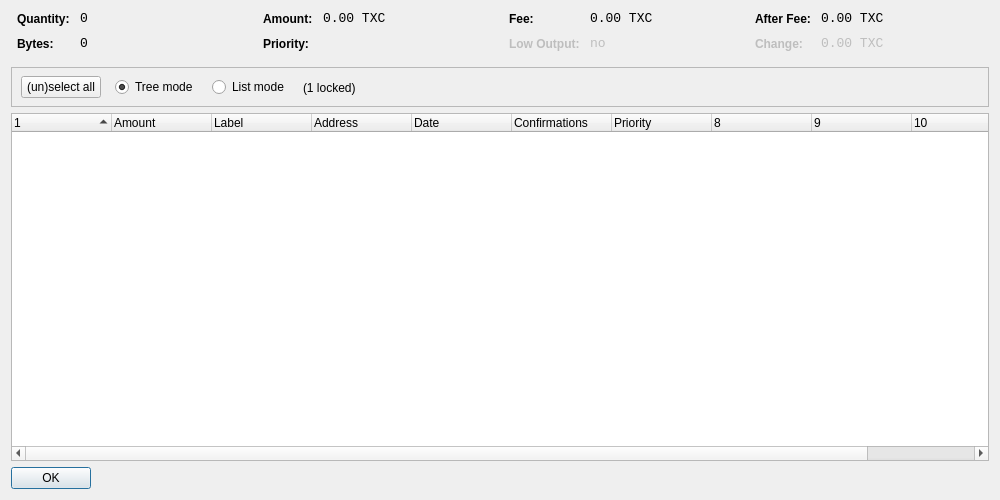
<?xml version="1.0" encoding="UTF-8"?>
<ui version="4.0">
 <class>CoinControlDialog</class>
 <widget class="QDialog" name="CoinControlDialog">
  <property name="geometry">
   <rect>
    <x>0</x>
    <y>0</y>
    <width>1000</width>
    <height>500</height>
   </rect>
  </property>
  <property name="windowTitle">
   <string>Coin Control</string>
  </property>
  <layout class="QVBoxLayout" name="verticalLayout">
   <item>
    <layout class="QHBoxLayout" name="horizontalLayoutTop" stretch="0,0,0,0">
     <property name="topMargin">
      <number>0</number>
     </property>
     <property name="bottomMargin">
      <number>10</number>
     </property>
     <item>
      <layout class="QFormLayout" name="formLayoutCoinControl1">
       <property name="horizontalSpacing">
        <number>10</number>
       </property>
       <property name="verticalSpacing">
        <number>10</number>
       </property>
       <property name="leftMargin">
        <number>6</number>
       </property>
       <property name="rightMargin">
        <number>6</number>
       </property>
       <item row="0" column="0">
        <widget class="QLabel" name="labelCoinControlQuantityText">
         <property name="styleSheet">
          <string notr="true">font-weight:bold;</string>
         </property>
         <property name="text">
          <string>Quantity:</string>
         </property>
        </widget>
       </item>
       <item row="0" column="1">
        <widget class="QLabel" name="labelCoinControlQuantity">
         <property name="font">
          <font>
           <family>Monospace</family>
           <pointsize>10</pointsize>
          </font>
         </property>
         <property name="cursor">
          <cursorShape>IBeamCursor</cursorShape>
         </property>
         <property name="contextMenuPolicy">
          <enum>Qt::ActionsContextMenu</enum>
         </property>
         <property name="text">
          <string notr="true">0</string>
         </property>
         <property name="textInteractionFlags">
          <set>Qt::LinksAccessibleByMouse|Qt::TextSelectableByKeyboard|Qt::TextSelectableByMouse</set>
         </property>
        </widget>
       </item>
       <item row="1" column="0">
        <widget class="QLabel" name="labelCoinControlBytesText">
         <property name="styleSheet">
          <string notr="true">font-weight:bold;</string>
         </property>
         <property name="text">
          <string>Bytes:</string>
         </property>
        </widget>
       </item>
       <item row="1" column="1">
        <widget class="QLabel" name="labelCoinControlBytes">
         <property name="font">
          <font>
           <family>Monospace</family>
           <pointsize>10</pointsize>
          </font>
         </property>
         <property name="cursor">
          <cursorShape>IBeamCursor</cursorShape>
         </property>
         <property name="contextMenuPolicy">
          <enum>Qt::ActionsContextMenu</enum>
         </property>
         <property name="text">
          <string notr="true">0</string>
         </property>
         <property name="textInteractionFlags">
          <set>Qt::LinksAccessibleByMouse|Qt::TextSelectableByKeyboard|Qt::TextSelectableByMouse</set>
         </property>
        </widget>
       </item>
      </layout>
     </item>
     <item>
      <layout class="QFormLayout" name="formLayoutCoinControl2">
       <property name="horizontalSpacing">
        <number>10</number>
       </property>
       <property name="verticalSpacing">
        <number>10</number>
       </property>
       <property name="leftMargin">
        <number>6</number>
       </property>
       <property name="rightMargin">
        <number>6</number>
       </property>
       <item row="0" column="0">
        <widget class="QLabel" name="labelCoinControlAmountText">
         <property name="styleSheet">
          <string notr="true">font-weight:bold;</string>
         </property>
         <property name="text">
          <string>Amount:</string>
         </property>
        </widget>
       </item>
       <item row="0" column="1">
        <widget class="QLabel" name="labelCoinControlAmount">
         <property name="font">
          <font>
           <family>Monospace</family>
           <pointsize>10</pointsize>
          </font>
         </property>
         <property name="cursor">
          <cursorShape>IBeamCursor</cursorShape>
         </property>
         <property name="contextMenuPolicy">
          <enum>Qt::ActionsContextMenu</enum>
         </property>
         <property name="text">
          <string notr="true">0.00 TXC</string>
         </property>
         <property name="textInteractionFlags">
          <set>Qt::LinksAccessibleByMouse|Qt::TextSelectableByKeyboard|Qt::TextSelectableByMouse</set>
         </property>
        </widget>
       </item>
       <item row="1" column="0">
        <widget class="QLabel" name="labelCoinControlPriorityText">
         <property name="styleSheet">
          <string notr="true">font-weight:bold;</string>
         </property>
         <property name="text">
          <string>Priority:</string>
         </property>
        </widget>
       </item>
       <item row="1" column="1">
        <widget class="QLabel" name="labelCoinControlPriority">
         <property name="font">
          <font>
           <family>Monospace</family>
           <pointsize>10</pointsize>
          </font>
         </property>
         <property name="cursor">
          <cursorShape>IBeamCursor</cursorShape>
         </property>
         <property name="contextMenuPolicy">
          <enum>Qt::ActionsContextMenu</enum>
         </property>
         <property name="text">
          <string/>
         </property>
         <property name="textInteractionFlags">
          <set>Qt::LinksAccessibleByMouse|Qt::TextSelectableByKeyboard|Qt::TextSelectableByMouse</set>
         </property>
        </widget>
       </item>
      </layout>
     </item>
     <item>
      <layout class="QFormLayout" name="formLayoutCoinControl3">
       <property name="horizontalSpacing">
        <number>10</number>
       </property>
       <property name="verticalSpacing">
        <number>10</number>
       </property>
       <property name="leftMargin">
        <number>6</number>
       </property>
       <property name="rightMargin">
        <number>6</number>
       </property>
       <item row="0" column="0">
        <widget class="QLabel" name="labelCoinControlFeeText">
         <property name="styleSheet">
          <string notr="true">font-weight:bold;</string>
         </property>
         <property name="text">
          <string>Fee:</string>
         </property>
        </widget>
       </item>
       <item row="0" column="1">
        <widget class="QLabel" name="labelCoinControlFee">
         <property name="font">
          <font>
           <family>Monospace</family>
           <pointsize>10</pointsize>
          </font>
         </property>
         <property name="cursor">
          <cursorShape>IBeamCursor</cursorShape>
         </property>
         <property name="contextMenuPolicy">
          <enum>Qt::ActionsContextMenu</enum>
         </property>
         <property name="text">
          <string notr="true">0.00 TXC</string>
         </property>
         <property name="textInteractionFlags">
          <set>Qt::LinksAccessibleByMouse|Qt::TextSelectableByKeyboard|Qt::TextSelectableByMouse</set>
         </property>
        </widget>
       </item>
       <item row="1" column="0">
        <widget class="QLabel" name="labelCoinControlLowOutputText">
         <property name="enabled">
          <bool>false</bool>
         </property>
         <property name="styleSheet">
          <string notr="true">font-weight:bold;</string>
         </property>
         <property name="text">
          <string>Low Output:</string>
         </property>
        </widget>
       </item>
       <item row="1" column="1">
        <widget class="QLabel" name="labelCoinControlLowOutput">
         <property name="enabled">
          <bool>false</bool>
         </property>
         <property name="font">
          <font>
           <family>Monospace</family>
           <pointsize>10</pointsize>
          </font>
         </property>
         <property name="cursor">
          <cursorShape>IBeamCursor</cursorShape>
         </property>
         <property name="contextMenuPolicy">
          <enum>Qt::ActionsContextMenu</enum>
         </property>
         <property name="text">
          <string>no</string>
         </property>
         <property name="textInteractionFlags">
          <set>Qt::LinksAccessibleByMouse|Qt::TextSelectableByKeyboard|Qt::TextSelectableByMouse</set>
         </property>
        </widget>
       </item>
      </layout>
     </item>
     <item>
      <layout class="QFormLayout" name="formLayoutCoinControl4">
       <property name="horizontalSpacing">
        <number>10</number>
       </property>
       <property name="verticalSpacing">
        <number>10</number>
       </property>
       <property name="leftMargin">
        <number>6</number>
       </property>
       <property name="rightMargin">
        <number>6</number>
       </property>
       <item row="0" column="0">
        <widget class="QLabel" name="labelCoinControlAfterFeeText">
         <property name="styleSheet">
          <string notr="true">font-weight:bold;</string>
         </property>
         <property name="text">
          <string>After Fee:</string>
         </property>
        </widget>
       </item>
       <item row="0" column="1">
        <widget class="QLabel" name="labelCoinControlAfterFee">
         <property name="font">
          <font>
           <family>Monospace</family>
           <pointsize>10</pointsize>
          </font>
         </property>
         <property name="cursor">
          <cursorShape>IBeamCursor</cursorShape>
         </property>
         <property name="contextMenuPolicy">
          <enum>Qt::ActionsContextMenu</enum>
         </property>
         <property name="text">
          <string notr="true">0.00 TXC</string>
         </property>
         <property name="textInteractionFlags">
          <set>Qt::LinksAccessibleByMouse|Qt::TextSelectableByKeyboard|Qt::TextSelectableByMouse</set>
         </property>
        </widget>
       </item>
       <item row="1" column="0">
        <widget class="QLabel" name="labelCoinControlChangeText">
         <property name="enabled">
          <bool>false</bool>
         </property>
         <property name="styleSheet">
          <string notr="true">font-weight:bold;</string>
         </property>
         <property name="text">
          <string>Change:</string>
         </property>
        </widget>
       </item>
       <item row="1" column="1">
        <widget class="QLabel" name="labelCoinControlChange">
         <property name="enabled">
          <bool>false</bool>
         </property>
         <property name="font">
          <font>
           <family>Monospace</family>
           <pointsize>10</pointsize>
          </font>
         </property>
         <property name="cursor">
          <cursorShape>IBeamCursor</cursorShape>
         </property>
         <property name="contextMenuPolicy">
          <enum>Qt::ActionsContextMenu</enum>
         </property>
         <property name="text">
          <string notr="true">0.00 TXC</string>
         </property>
         <property name="textInteractionFlags">
          <set>Qt::LinksAccessibleByMouse|Qt::TextSelectableByKeyboard|Qt::TextSelectableByMouse</set>
         </property>
        </widget>
       </item>
      </layout>
     </item>
    </layout>
   </item>
   <item>
    <widget class="QFrame" name="frame">
     <property name="minimumSize">
      <size>
       <width>0</width>
       <height>40</height>
      </size>
     </property>
     <property name="frameShape">
      <enum>QFrame::StyledPanel</enum>
     </property>
     <property name="frameShadow">
      <enum>QFrame::Sunken</enum>
     </property>
     <widget class="QWidget" name="horizontalLayoutWidget">
      <property name="geometry">
       <rect>
        <x>10</x>
        <y>0</y>
        <width>781</width>
        <height>41</height>
       </rect>
      </property>
      <layout class="QHBoxLayout" name="horizontalLayoutPanel" stretch="0,0,0,0,0">
       <property name="spacing">
        <number>14</number>
       </property>
       <item>
        <widget class="QPushButton" name="pushButtonSelectAll">
         <property name="sizePolicy">
          <sizepolicy hsizetype="Maximum" vsizetype="Fixed">
           <horstretch>0</horstretch>
           <verstretch>0</verstretch>
          </sizepolicy>
         </property>
         <property name="text">
          <string>(un)select all</string>
         </property>
        </widget>
       </item>
       <item>
        <widget class="QRadioButton" name="radioTreeMode">
         <property name="sizePolicy">
          <sizepolicy hsizetype="Maximum" vsizetype="Fixed">
           <horstretch>0</horstretch>
           <verstretch>0</verstretch>
          </sizepolicy>
         </property>
         <property name="text">
          <string>Tree mode</string>
         </property>
         <property name="checked">
          <bool>true</bool>
         </property>
        </widget>
       </item>
       <item>
        <widget class="QRadioButton" name="radioListMode">
         <property name="sizePolicy">
          <sizepolicy hsizetype="Maximum" vsizetype="Fixed">
           <horstretch>0</horstretch>
           <verstretch>0</verstretch>
          </sizepolicy>
         </property>
         <property name="text">
          <string>List mode</string>
         </property>
        </widget>
       </item>
       <item>
        <widget class="QLabel" name="labelLocked">
         <property name="text">
          <string>(1 locked)</string>
         </property>
        </widget>
       </item>
       <item>
        <spacer name="horizontalSpacer">
         <property name="orientation">
          <enum>Qt::Horizontal</enum>
         </property>
         <property name="sizeHint" stdset="0">
          <size>
           <width>40</width>
           <height>20</height>
          </size>
         </property>
        </spacer>
       </item>
      </layout>
     </widget>
    </widget>
   </item>
   <item>
    <widget class="CoinControlTreeWidget" name="treeWidget">
     <property name="contextMenuPolicy">
      <enum>Qt::CustomContextMenu</enum>
     </property>
     <property name="sortingEnabled">
      <bool>false</bool>
     </property>
     <property name="columnCount">
      <number>11</number>
     </property>
     <attribute name="headerShowSortIndicator" stdset="0">
      <bool>true</bool>
     </attribute>
     <attribute name="headerStretchLastSection">
      <bool>false</bool>
     </attribute>
     <column>
      <property name="text">
       <string/>
      </property>
     </column>
     <column>
      <property name="text">
       <string>Amount</string>
      </property>
     </column>
     <column>
      <property name="text">
       <string notr="true">Label</string>
      </property>
     </column>
     <column>
      <property name="text">
       <string>Address</string>
      </property>
     </column>
     <column>
      <property name="text">
       <string>Date</string>
      </property>
     </column>
     <column>
      <property name="text">
       <string>Confirmations</string>
      </property>
      <property name="toolTip">
       <string>Confirmed</string>
      </property>
     </column>
     <column>
      <property name="text">
       <string>Priority</string>
      </property>
     </column>
     <column>
      <property name="text">
       <string/>
      </property>
     </column>
     <column>
      <property name="text">
       <string/>
      </property>
     </column>
     <column>
      <property name="text">
       <string/>
      </property>
     </column>
     <column>
      <property name="text">
       <string/>
      </property>
     </column>
    </widget>
   </item>
   <item>
    <widget class="QDialogButtonBox" name="buttonBox">
     <property name="sizePolicy">
      <sizepolicy hsizetype="Maximum" vsizetype="Fixed">
       <horstretch>0</horstretch>
       <verstretch>0</verstretch>
      </sizepolicy>
     </property>
     <property name="orientation">
      <enum>Qt::Horizontal</enum>
     </property>
     <property name="standardButtons">
      <set>QDialogButtonBox::Ok</set>
     </property>
    </widget>
   </item>
  </layout>
 </widget>
 <customwidgets>
  <customwidget>
   <class>CoinControlTreeWidget</class>
   <extends>QTreeWidget</extends>
   <header>coincontroltreewidget.h</header>
  </customwidget>
 </customwidgets>
 <resources/>
 <connections/>
</ui>
